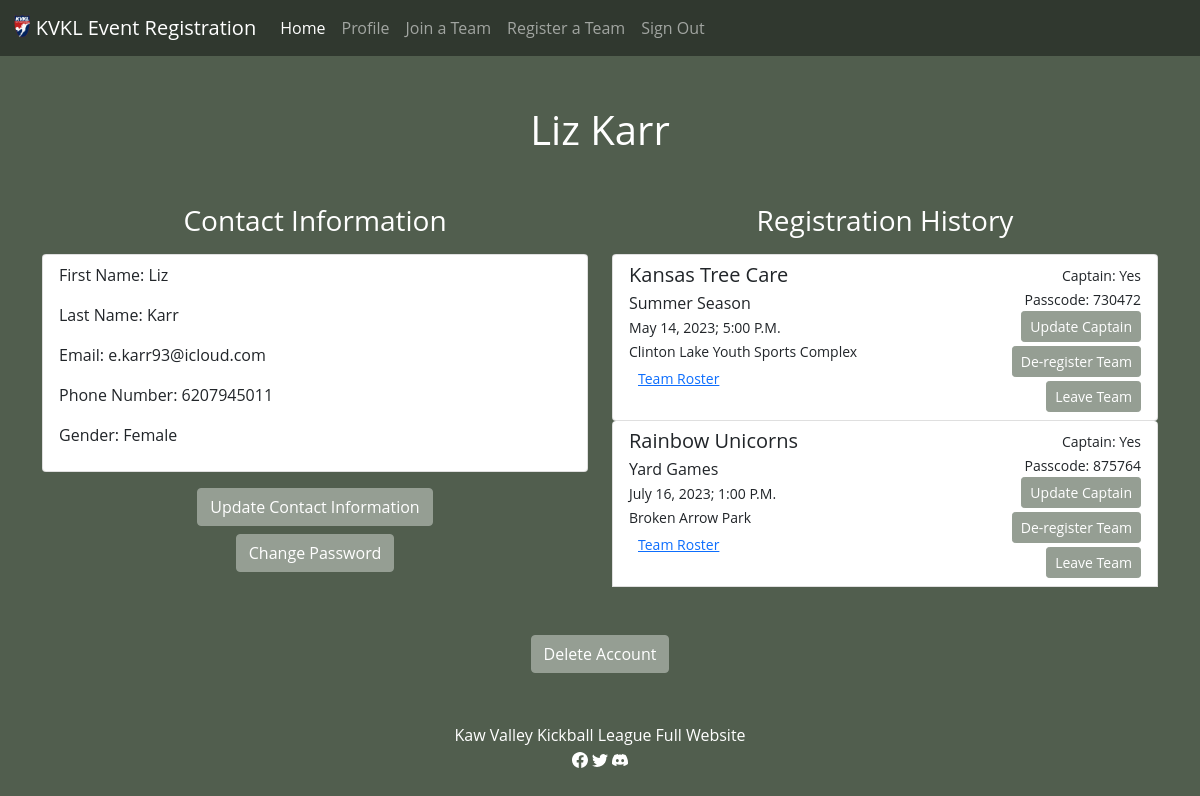
Screenshot of /profile (signed in) with the database file from the repository.
### tables this page shows
CREATE TABLE accounts (id INTEGER NOT NULL PRIMARY KEY AUTOINCREMENT, email TEXT NOT NULL, first_name TEXT NOT NULL, last_name TEXT NOT NULL, phone_number NUMERIC NOT NULL, password_hash TEXT NOT NULL, gender TEXT NOT NULL);

CREATE TABLE registered_players (captain TEXT NOT NULL, player_id INTEGER NOT NULL, team_id INTEGER NOT NULL, FOREIGN KEY (player_id) REFERENCES accounts(id) ON DELETE CASCADE, FOREIGN KEY (team_id) REFERENCES teams(id) ON DELETE CASCADE);

CREATE TABLE teams (id INTEGER NOT NULL PRIMARY KEY AUTOINCREMENT, team_name TEXT NOT NULL, sponsor TEXT, event_id INTEGER NOT NULL, passcode INTEGER NOT NULL, FOREIGN KEY (event_id) REFERENCES events(id) ON DELETE CASCADE);

CREATE TABLE events (id INTEGER NOT NULL PRIMARY KEY AUTOINCREMENT, event_name TEXT NOT NULL, month TEXT NOT NULL, day TEXT NOT NULL, year YEAR NOT NULL, time TEXT NOT NULL, location TEXT NOT NULL, number_teams INTEGER NOT NULL, spots_available INTEGER NOT NULL);

### app.py (the view)
@app.route("/profile", methods=["GET", "POST"])
@login_required
def profile():
    user = db.execute("SELECT * FROM accounts where id = ?", session["user_id"])
    history = db.execute("SELECT event_name, month, day, year, time, location, team_name, passcode, captain, teams.id FROM events INNER JOIN teams ON events.id = teams.event_id INNER JOIN registered_players ON registered_players.team_id = teams.id WHERE registered_players.player_id = ?", session["user_id"])
    for team in history:
        team["players"] = db.execute("SELECT first_name, last_name, captain, accounts.id FROM accounts INNER JOIN registered_players ON accounts.id = registered_players.player_id WHERE team_id = ?", team["id"])
    return render_template("profile.html", id=session["user_id"], user=user, history=history)

### app.py (called while the page is built)
def login_required(f):
    @wraps(f)
    def decorated_function(*args, **kwargs):
        if session.get("user_id") is None:
            return redirect("/login")
        return f(*args, **kwargs)
    return decorated_function

### templates/profile.html (shortened to what this page needs)
{% extends "layout.html" %}
{% block main %}
    <h1 class="page-title">{{ user[0].first_name }} {{ user[0].last_name }}</h1>
    <div class="container mb-5">
        <div class="row">
            <div class="col">
                <h3 class="text-center mb-3">Contact Information</h3>
                <div class="list-group list-group-item mb-3">
                    <p>First Name: {{ user[0].first_name }}</p>
                    <p>Last Name: {{ user[0].last_name }}</p>
                    <p>Email: {{ user[0].email }}</p>
                    <p>Phone Number: {{ user[0].phone_number }}</p>
                    <p>Gender: {{ user[0].gender }}</p>
                </div>
                <div class="d-grid gap-2 col-6 mx-auto text-center">
                    <a href="/update"><button class="btn btn-kvkl" type="button">Update Contact Information</button></a>
                    <a href="/password"><button class="btn btn-kvkl" type="button">Change Password</button></a>
                </div>
            </div>
            <div class="col">
                <h3 class="text-center mb-3">Registration History</h3>
                {% for team in history %}
                    <div class="list-group list-group-item container">
                        <div class="row">
                            <div class="col">
                                <h5 class="mb-1">{{ team.team_name }}</h5>
                                <div>{{ team.event_name }}</div>
                                <small class="mb-1">{{ team.month }} {{ team.day }}, {{ team.year }}; {{ team.time }}</small>
                                <div><small>{{ team.location }}</small></div>
                                <div><button type="button" class="btn btn-link btn-sm" data-bs-toggle="modal" data-bs-target="#teamRosterModal{{team.id}}">Team Roster</button></div>
                            </div>
                            <div class="col text-end">
                                <small>Captain: {{ team.captain }}</small>
                                {% if team.captain == "Yes" %}
                                    <div>
                                        <small>Passcode: {{ team.passcode }}</small>
                                    </div>
                                    <div>
                                        <button type="button" class="btn btn-kvkl mb-1 btn-sm" data-bs-toggle="modal" data-bs-target="#captainModal{{team.id}}">Update Captain</button>
                                        <button type="button" class="btn btn-kvkl mb-1 btn-sm" data-bs-toggle="modal" data-bs-target="#deregisterModal{{team.id}}">De-register Team</button>
                                    </div>
                                {% endif %}
                                <div>
                                    <button type="button" class="btn btn-kvkl btn-sm" data-bs-toggle="modal" data-bs-target="#leaveModal{{team.id}}">Leave Team</button>
                                </div>
                            </div>
                        </div>
                    </div>
                {% endfor %}
            </div>
        </div>
    </div>
    <div class="text-center">
        <button class="btn btn-kvkl" type="button" data-bs-toggle="modal" data-bs-target="#deleteAccountModal">Delete Account</button>
    </div>
{% endblock %}

### static/styles.css (style rules this page uses)
body { font-family: Open Sans,Arial,sans-serif; background-color: #515e4e; color: white; }
h1.page-title { text-align: center; margin-top: 50px; margin-bottom: 50px; }
.btn-kvkl { background-color: #959e93; border-color: #959e93; color: white; }

### rows the page displays
accounts: first_name "Liz", last_name "Karr", email "e.karr93@icloud.com", phone_number "6207945011", gender "Female"
registered_players: team_name "Kansas Tree Care", event_name "Summer Season", month "May", day "14", year "2023", time "5:00 P.M.", location "Clinton Lake Youth Sports Complex", captain "Yes", passcode "730472"
registered_players: team_name "Rainbow Unicorns", event_name "Yard Games", month "July", day "16", year "2023", time "1:00 P.M.", location "Broken Arrow Park", captain "Yes", passcode "875764"
